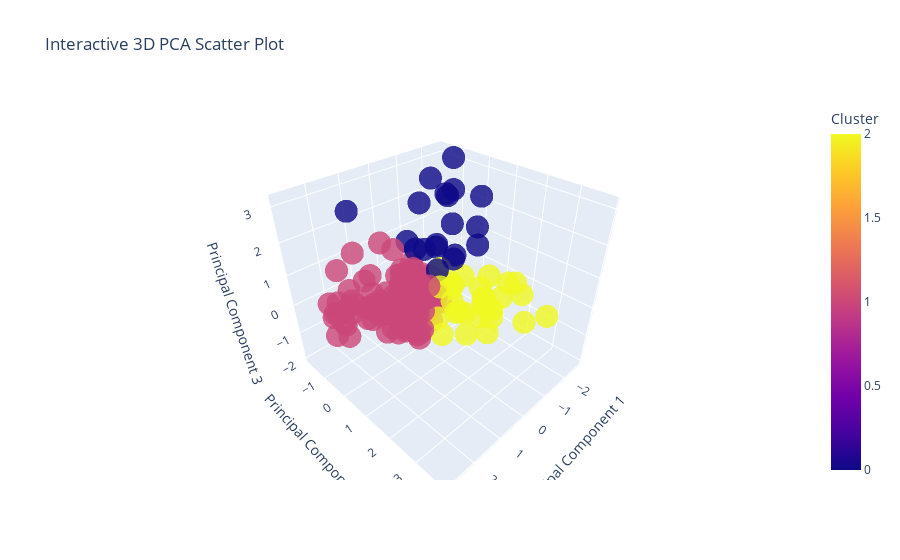

Notebook source saved alongside this figure:
### Code cell
import plotly.express as px
import pandas as pd

# Load PCA-transformed data
pca_df = pd.read_csv("outputs/csv/pca_reduced_data.csv")

# Create interactive 3D scatter plot
fig = px.scatter_3d(
    pca_df[["PC1", "PC2", "PC3", "Cluster"]], 
    x="PC1", 
    y="PC2", 
    z="PC3", 
    color="Cluster",  # Color by cluster
    title="Interactive 3D PCA Scatter Plot",
    labels={"PC1": "Principal Component 1", "PC2": "Principal Component 2", "PC3": "Principal Component 3"},
    opacity=0.8
)

# Show interactive plot
fig.show()

### Figure 1 — Plotly figure (JSON) as saved in the notebook; plotly's stock layout.template omitted (floating-point values rounded to 4 significant figures; data arrays with more than 128 entries replaced by an {"elided": "..."} marker saying what was removed)
{"data": [{"hovertemplate": "Principal Component 1=%{x}<br>Principal Component 2=%{y}<br>Principal Component 3=%{z}<br>Cluster=%{marker.color}<extra></extra>", "legendgroup": "", "marker": {"color": {"elided": "150 int values"}, "coloraxis": "coloraxis", "opacity": 0.8, "symbol": "circle"}, "mode": "markers", "name": "", "scene": "scene", "showlegend": false, "type": "scatter3d", "x": {"elided": "150 float values"}, "y": {"elided": "150 float values"}, "z": {"elided": "150 float values"}}], "layout": {"coloraxis": {"colorbar": {"title": {"text": "Cluster"}}, "colorscale": [[0, "#0d0887"], [0.1111, "#46039f"], [0.2222, "#7201a8"], [0.3333, "#9c179e"], [0.4444, "#bd3786"], [0.5556, "#d8576b"], [0.6667, "#ed7953"], [0.7778, "#fb9f3a"], [0.8889, "#fdca26"], [1, "#f0f921"]]}, "legend": {"tracegroupgap": 0}, "scene": {"domain": {"x": [0, 1], "y": [0, 1]}, "xaxis": {"title": {"text": "Principal Component 1"}}, "yaxis": {"title": {"text": "Principal Component 2"}}, "zaxis": {"title": {"text": "Principal Component 3"}}}, "title": {"text": "Interactive 3D PCA Scatter Plot"}}}
